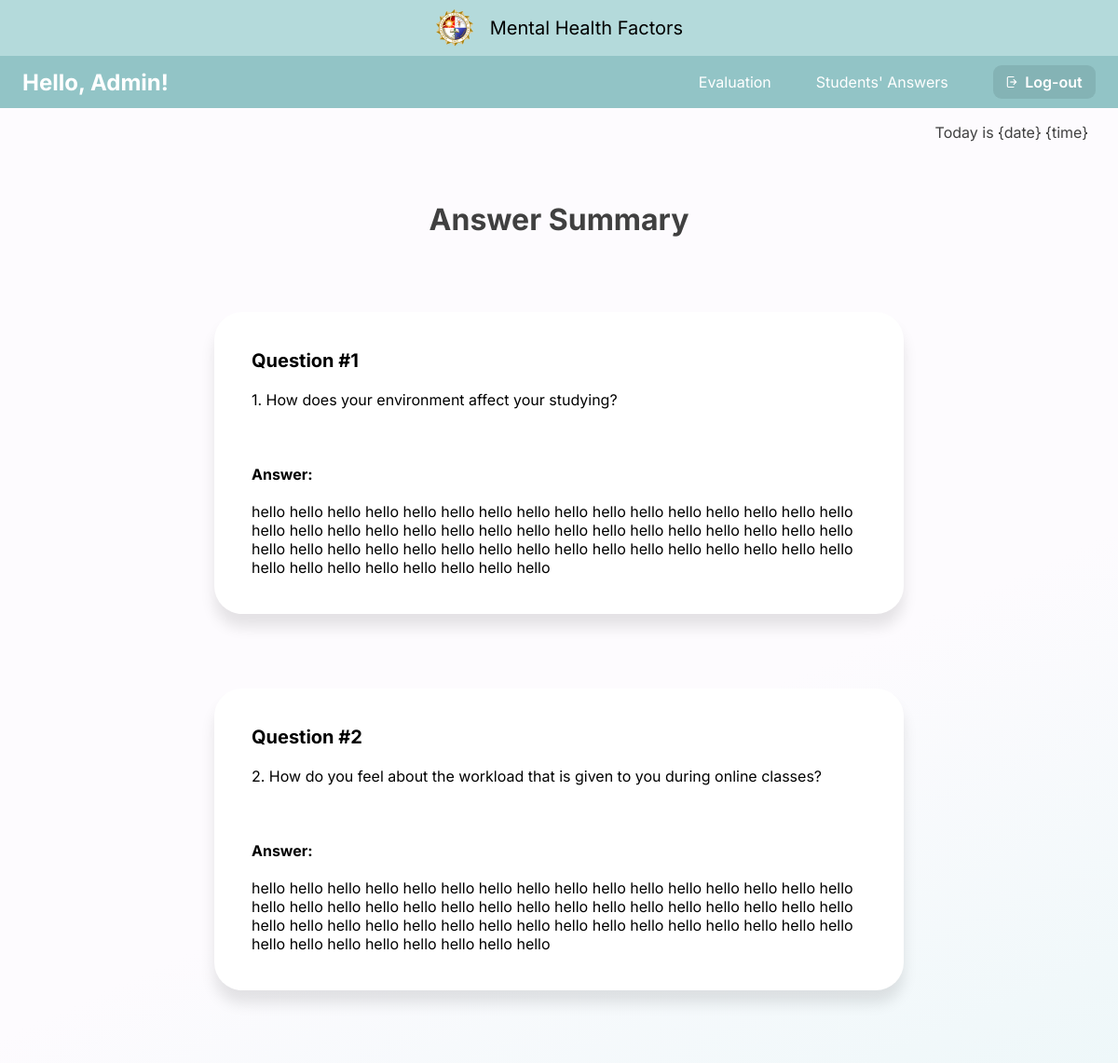
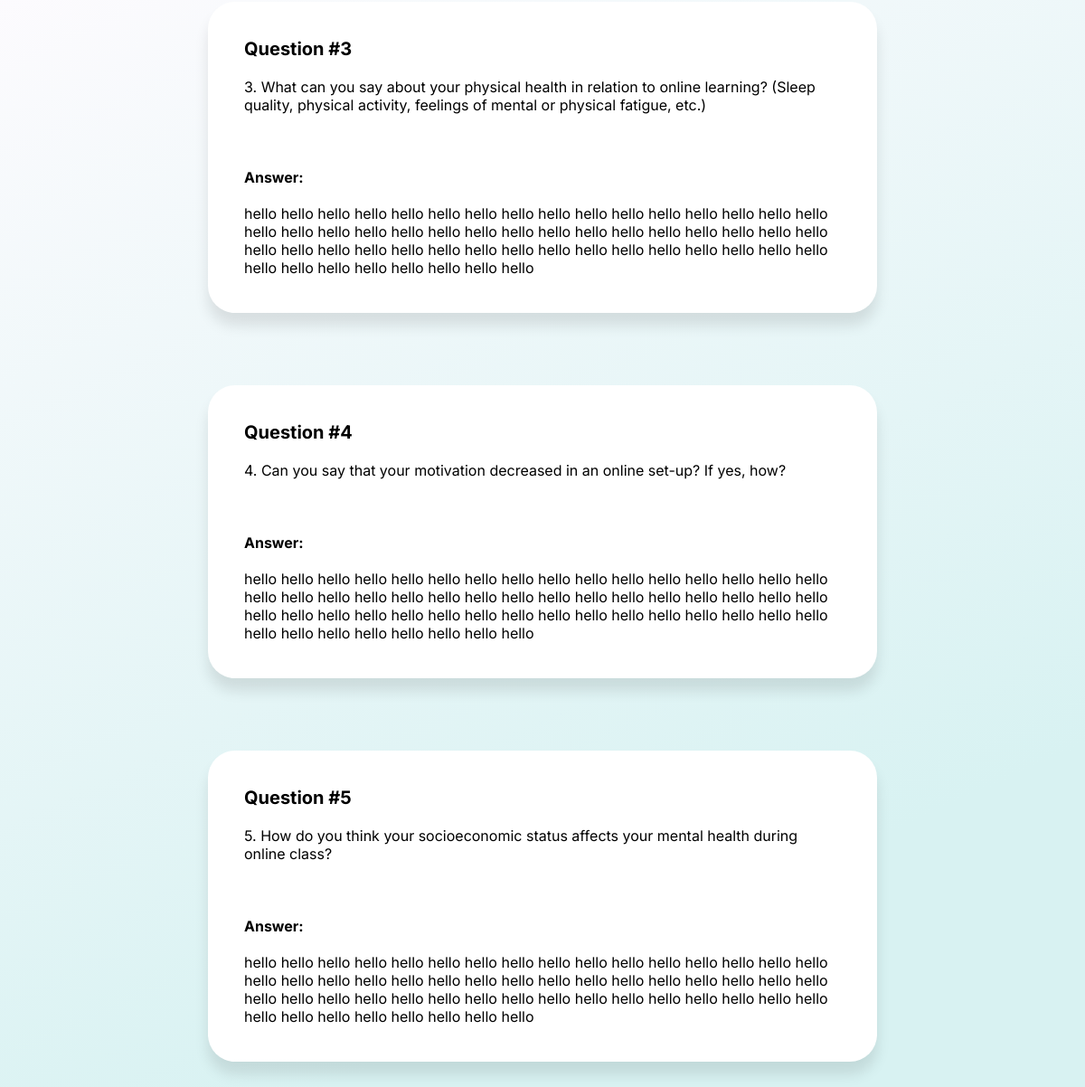
The app's page /student_answer/5 with its own data (2 pictures, top to bottom).
### capswebsite/models.py (models this page shows, shortened)
class Answers(models.Model):
    student = models.ForeignKey(User, verbose_name='Student',null=True,blank=True,on_delete=models.CASCADE)
    question1 = models.CharField(max_length=1000, verbose_name="question1",null=True, blank =True)
    question2 = models.CharField(max_length=1000, verbose_name="question2",null=True, blank =True)
    question3 = models.CharField(max_length=1000, verbose_name="question3",null=True, blank =True)
    question4 = models.CharField(max_length=1000, verbose_name="question4",null=True, blank =True)
    question5 = models.CharField(max_length=1000, verbose_name="question5",null=True, blank =True)

### capswebsite/views.py (the view)
# urls.py: re_path(r'^student_answer/(?P<pk>[a-zA-Z0-9]+$)', views.student_answer, name='student_answer'),
def student_answer(request, pk):
    answers = Answers.objects.filter(id=pk)
    context = {'answers':answers}
    return render(request, 'admin/student_answer.html', context)

### capswebsite/templates/admin/student_answer.html (shortened to what this page needs)
{% load static %}
{% include 'admin/admin_navbar.html' %}
{% block content %}
<p class="date-time">Today is {date} {time}</p>
<div class="title">Answer Summary</div>
        {% for ans in answers %}
        <div class="qna">
            <span>Question #1</span>
            <br><br>
            1. How does your environment affect your studying?
            <br><br><br><br>
            <label for="answer"><b>Answer:</b></label>
            <br><br>
            {{ans.question1}}
        </div>
        <div class="qna">
            <span>Question #2</span>
            <br><br>
            2. How do you feel about the workload that is given to you during online classes?
            <br><br><br><br>
            <label for="answer"><b>Answer:</b></label>
            <br><br>
            {{ans.question2}}
        </div>
        <div class="qna">
            <span>Question #3</span>
            <br><br>
            3. What can you say about your physical health in relation to online learning? (Sleep quality, physical activity, feelings of mental or physical fatigue, etc.)
            <br><br><br><br>
            <label for="answer"><b>Answer:</b></label>
            <br><br>
            {{ans.question3}}
        </div>
        <div class="qna">
            <span>Question #4</span>
            <br><br>
            4. Can you say that your motivation decreased in an online set-up? If yes, how?
            <br><br><br><br>
            <label for="answer"><b>Answer:</b></label>
            <br><br>
            {{ans.question4}}
        </div>
        <div class="qna">
            <span>Question #5</span>
            <br><br>
            5. How do you think your socioeconomic status affects your mental health during online class?
            <br><br><br><br>
            <label for="answer"><b>Answer:</b></label>
            <br><br>
            {{ans.question5}}
        </div>
{%endfor%}
{% endblock %}

### capswebsite/static/css/navbar.css (style rules this page uses)
body { margin:0px; width: 100%; height: 100%; }

### capswebsite/templates/admin/student_answer.html (style rules this page uses)
body { margin: 0px; min-height: 100vh; background: linear-gradient(155.57deg, #FDFBFE 36.97%, #D8F2F2 83.32%); background-repeat: no-repeat; }
.date-time { font-family: 'Inter'; font-style: normal; font-weight: 400; font-size: 1em; color: #404040; text-align: right; margin-right: 2em; }
.title { font-family: 'Inter'; font-style: normal; font-weight: 700; font-size: 2em; text-align: center; margin-top: 2em; color: #404040; }
.qna { display: block; min-width: 100px; max-width: 55%; height: auto; padding: 40px; margin: 80px auto; background: #FFFFFF; box-shadow: 0px 14px 15px rgba(0, 0, 0, 0.1); border-radius: 30px; font-family: 'Inter'; font-style: normal; font-weight: 400; font-size: 16px; }
.qna span { font-family:'Inter'; font-size: 20px; font-weight: 700; }

### records on screen
Answers: question1 "hello hello hello hello hello hello hello hello hello hello hello hello hello hello hello hello hello hello hello hello hello hello hello hello hello hello hello hello hello hello hello hello hello hello hello hello hello hello hello hello hello hello hello hello hello hello hello hello hello hello hello hello hello hello hello hello", question2 "hello hello hello hello hello hello hello hello hello hello hello hello hello hello hello hello hello hello hello hello hello hello hello hello hello hello hello hello hello hello hello hello hello hello hello hello hello hello hello hello hello hello hello hello hello hello hello hello hello hello hello hello hello hello hello hello", question3 "hello hello hello hello hello hello hello hello hello hello hello hello hello hello hello hello hello hello hello hello hello hello hello hello hello hello hello hello hello hello hello hello hello hello hello hello hello hello hello hello hello hello hello hello hello hello hello hello hello hello hello hello hello hello hello hello", question4 "hello hello hello hello hello hello hello hello hello hello hello hello hello hello hello hello hello hello hello hello hello hello hello hello hello hello hello hello hello hello hello hello hello hello hello hello hello hello hello hello hello hello hello hello hello hello hello hello hello hello hello hello hello hello hello hello", question5 "hello hello hello hello hello hello hello hello hello hello hello hello hello hello hello hello hello hello hello hello hello hello hello hello hello hello hello hello hello hello hello hello hello hello hello hello hello hello hello hello hello hello hello hello hello hello hello hello hello hello hello hello hello hello hello hello"
